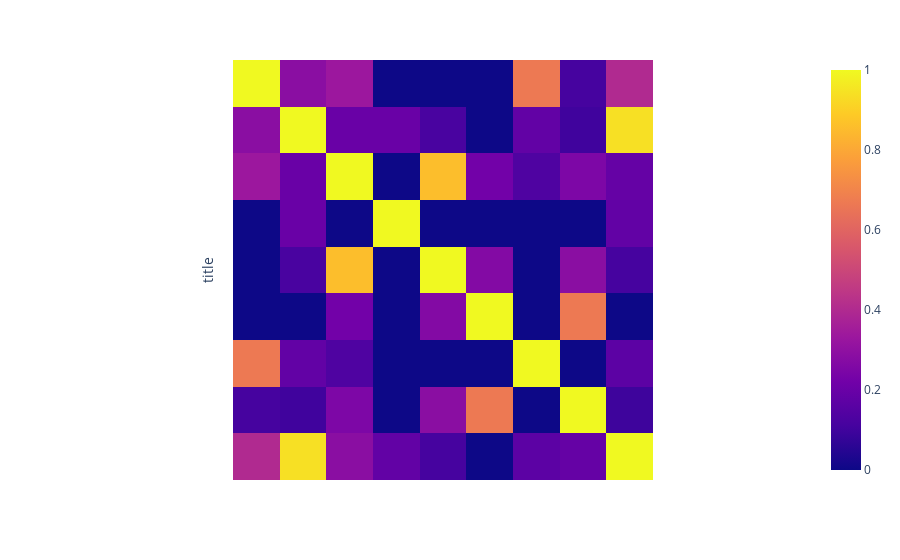

Notebook code for this chart:
### Code cell
# Test different similarities
for i in range(1,10):
    print('Similarity: {}%'.format(i * 10))
    titles_stripped, features, fig = full(titles, 0.1 * i, 1)
    print(features)
    print()
fig.show()
#fig.write_html("path/to/file.html")

### Figure 1 — Plotly figure (JSON) as saved in the notebook; plotly's stock layout.template omitted (floating-point values rounded to 4 significant figures)
{"data": [{"coloraxis": "coloraxis", "hovertemplate": "x: %{x}<br>title: %{y}<br>color: %{z}<extra></extra>", "name": "0", "type": "heatmap", "x": ["sky uk", "talktalk", "vodaphone uk", "bt", "vodaphone", "virgin", "sky", "virgin media", "talk talk"], "xaxis": "x", "y": ["sky uk", "talktalk", "vodaphone uk", "bt", "vodaphone", "virgin", "sky", "virgin media", "talk talk"], "yaxis": "y", "z": [[1, 0.2857, 0.3333, 0, 0, 0, 0.6667, 0.1111, 0.4], [0.2857, 1, 0.2, 0.2, 0.1176, 0, 0.1818, 0.1, 0.9412], [0.3333, 0.2, 1, 0, 0.8571, 0.2222, 0.1333, 0.25, 0.1905], [0, 0.2, 0, 1, 0, 0, 0, 0, 0.1818], [0, 0.1176, 0.8571, 0, 1, 0.2667, 0, 0.2857, 0.1111], [0, 0, 0.2222, 0, 0.2667, 1, 0, 0.6667, 0], [0.6667, 0.1818, 0.1333, 0, 0, 0, 1, 0, 0.1667], [0.1111, 0.1, 0.25, 0, 0.2857, 0.6667, 0, 1, 0.09524], [0.4, 0.9412, 0.2857, 0.1818, 0.1111, 0, 0.1667, 0.1905, 1]]}], "layout": {"coloraxis": {"colorscale": [[0, "#0d0887"], [0.1111, "#46039f"], [0.2222, "#7201a8"], [0.3333, "#9c179e"], [0.4444, "#bd3786"], [0.5556, "#d8576b"], [0.6667, "#ed7953"], [0.7778, "#fb9f3a"], [0.8889, "#fdca26"], [1, "#f0f921"]]}, "margin": {"t": 60}, "xaxis": {"anchor": "y", "constrain": "domain", "domain": [0, 1], "scaleanchor": "y", "showticklabels": false}, "yaxis": {"anchor": "x", "autorange": "reversed", "constrain": "domain", "domain": [0, 1], "showticklabels": false, "title": {"text": "title"}}}}
